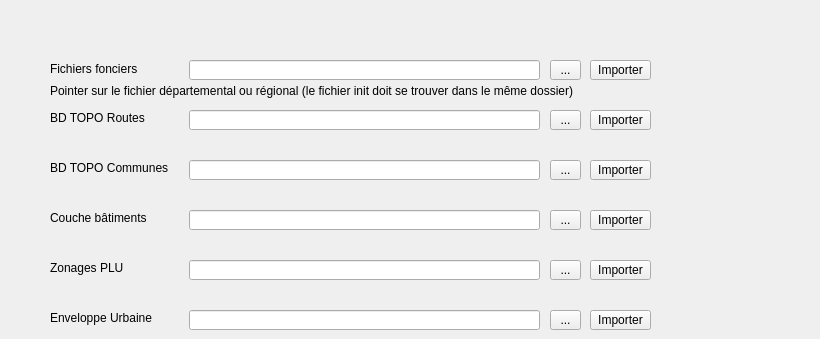
   <widget class="QWidget" name="tab_4">
    <attribute name="title">
     <string>Import données</string>
    </attribute>
    <widget class="QToolButton" name="boutonVoirFicFF">
     <property name="geometry">
      <rect>
       <x>550</x>
       <y>60</y>
       <width>31</width>
       <height>20</height>
      </rect>
     </property>
     <property name="text">
      <string>...</string>
     </property>
    </widget>
    <widget class="QLineEdit" name="lineCheminFicFF">
     <property name="geometry">
      <rect>
       <x>189</x>
       <y>60</y>
       <width>351</width>
       <height>20</height>
      </rect>
     </property>
     <property name="focusPolicy">
      <enum>Qt::NoFocus</enum>
     </property>
    </widget>
    <widget class="QPushButton" name="boutonImportFF">
     <property name="geometry">
      <rect>
       <x>590</x>
       <y>60</y>
       <width>61</width>
       <height>20</height>
      </rect>
     </property>
     <property name="focusPolicy">
      <enum>Qt::ClickFocus</enum>
     </property>
     <property name="text">
      <string>Importer</string>
     </property>
    </widget>
    <widget class="QLabel" name="label_21">
     <property name="geometry">
      <rect>
       <x>50</x>
       <y>58</y>
       <width>91</width>
       <height>21</height>
      </rect>
     </property>
     <property name="text">
      <string>Fichiers fonciers</string>
     </property>
    </widget>
    <widget class="QLabel" name="label_22">
     <property name="geometry">
      <rect>
       <x>50</x>
       <y>110</y>
       <width>131</width>
       <height>16</height>
      </rect>
     </property>
     <property name="text">
      <string>BD TOPO Routes</string>
     </property>
    </widget>
    <widget class="QLineEdit" name="lineCheminFicRoutes">
     <property name="geometry">
      <rect>
       <x>189</x>
       <y>110</y>
       <width>351</width>
       <height>20</height>
      </rect>
     </property>
     <property name="focusPolicy">
      <enum>Qt::NoFocus</enum>
     </property>
    </widget>
    <widget class="QToolButton" name="boutonVoirFicRoutes">
     <property name="geometry">
      <rect>
       <x>550</x>
       <y>110</y>
       <width>31</width>
       <height>20</height>
      </rect>
     </property>
     <property name="text">
      <string>...</string>
     </property>
    </widget>
    <widget class="QPushButton" name="boutonImportRoutes">
     <property name="geometry">
      <rect>
       <x>590</x>
       <y>110</y>
       <width>61</width>
       <height>20</height>
      </rect>
     </property>
     <property name="focusPolicy">
      <enum>Qt::ClickFocus</enum>
     </property>
     <property name="text">
      <string>Importer</string>
     </property>
    </widget>
    <widget class="QLabel" name="label_23">
     <property name="geometry">
      <rect>
       <x>50</x>
       <y>160</y>
       <width>131</width>
       <height>16</height>
      </rect>
     </property>
     <property name="text">
      <string>BD TOPO Communes</string>
     </property>
    </widget>
    <widget class="QLineEdit" name="lineCheminFicCom">
     <property name="geometry">
      <rect>
       <x>189</x>
       <y>160</y>
       <width>351</width>
       <height>20</height>
      </rect>
     </property>
     <property name="focusPolicy">
      <enum>Qt::NoFocus</enum>
     </property>
    </widget>
    <widget class="QToolButton" name="boutonVoirFicCom">
     <property name="geometry">
      <rect>
       <x>550</x>
       <y>160</y>
       <width>31</width>
       <height>20</height>
      </rect>
     </property>
     <property name="text">
      <string>...</string>
     </property>
    </widget>
    <widget class="QPushButton" name="boutonImportCom">
     <property name="geometry">
      <rect>
       <x>590</x>
       <y>160</y>
       <width>61</width>
       <height>20</height>
      </rect>
     </property>
     <property name="focusPolicy">
      <enum>Qt::ClickFocus</enum>
     </property>
     <property name="text">
      <string>Importer</string>
     </property>
    </widget>
    <widget class="QLabel" name="label_24">
     <property name="geometry">
      <rect>
       <x>50</x>
       <y>210</y>
       <width>131</width>
       <height>16</height>
      </rect>
     </property>
     <property name="text">
      <string>Couche bâtiments</string>
     </property>
    </widget>
    <widget class="QLineEdit" name="lineCheminFicBat">
     <property name="geometry">
      <rect>
       <x>189</x>
       <y>210</y>
       <width>351</width>
       <height>20</height>
      </rect>
     </property>
     <property name="focusPolicy">
      <enum>Qt::NoFocus</enum>
     </property>
    </widget>
    <widget class="QToolButton" name="boutonVoirFicBat">
     <property name="geometry">
      <rect>
       <x>550</x>
       <y>210</y>
       <width>31</width>
       <height>20</height>
      </rect>
     </property>
     <property name="text">
      <string>...</string>
     </property>
    </widget>
    <widget class="QPushButton" name="boutonImportBat">
     <property name="geometry">
      <rect>
       <x>590</x>
       <y>210</y>
       <width>61</width>
       <height>20</height>
      </rect>
     </property>
     <property name="focusPolicy">
      <enum>Qt::ClickFocus</enum>
     </property>
     <property name="text">
      <string>Importer</string>
     </property>
    </widget>
    <widget class="QLabel" name="label_25">
     <property name="geometry">
      <rect>
       <x>50</x>
       <y>260</y>
       <width>131</width>
       <height>16</height>
      </rect>
     </property>
     <property name="text">
      <string>Zonages PLU</string>
     </property>
    </widget>
    <widget class="QLineEdit" name="lineCheminFicPLU">
     <property name="geometry">
      <rect>
       <x>189</x>
       <y>260</y>
       <width>351</width>
       <height>20</height>
      </rect>
     </property>
     <property name="focusPolicy">
      <enum>Qt::NoFocus</enum>
     </property>
    </widget>
    <widget class="QToolButton" name="boutonVoirFicPLU">
     <property name="geometry">
      <rect>
       <x>550</x>
       <y>260</y>
       <width>31</width>
       <height>20</height>
      </rect>
     </property>
     <property name="text">
      <string>...</string>
     </property>
    </widget>
    <widget class="QPushButton" name="boutonImportPLU">
     <property name="geometry">
      <rect>
       <x>590</x>
       <y>260</y>
       <width>61</width>
       <height>20</height>
      </rect>
     </property>
     <property name="focusPolicy">
      <enum>Qt::ClickFocus</enum>
     </property>
     <property name="text">
      <string>Importer</string>
     </property>
    </widget>
    <widget class="QPushButton" name="boutonImportEnvUrb">
     <property name="geometry">
      <rect>
       <x>590</x>
       <y>310</y>
       <width>61</width>
       <height>20</height>
      </rect>
     </property>
     <property name="focusPolicy">
      <enum>Qt::ClickFocus</enum>
     </property>
     <property name="text">
      <string>Importer</string>
     </property>
    </widget>
    <widget class="QLabel" name="label_44">
     <property name="geometry">
      <rect>
       <x>50</x>
       <y>310</y>
       <width>131</width>
       <height>16</height>
      </rect>
     </property>
     <property name="text">
      <string>Enveloppe Urbaine</string>
     </property>
    </widget>
    <widget class="QLineEdit" name="lineCheminFicEnvUrb">
     <property name="geometry">
      <rect>
       <x>189</x>
       <y>310</y>
       <width>351</width>
       <height>20</height>
      </rect>
     </property>
     <property name="focusPolicy">
      <enum>Qt::NoFocus</enum>
     </property>
    </widget>
    <widget class="QToolButton" name="boutonVoirFicEnvUrb">
     <property name="geometry">
      <rect>
       <x>550</x>
       <y>310</y>
       <width>31</width>
       <height>20</height>
      </rect>
     </property>
     <property name="text">
      <string>...</string>
     </property>
    </widget>
    <widget class="QLabel" name="label_32">
     <property name="geometry">
      <rect>
       <x>50</x>
       <y>80</y>
       <width>761</width>
       <height>21</height>
      </rect>
     </property>
     <property name="text">
      <string>Pointer sur le fichier départemental ou régional (le fichier init doit se trouver dans le même dossier)</string>
     </property>
    </widget>
   </widget>
